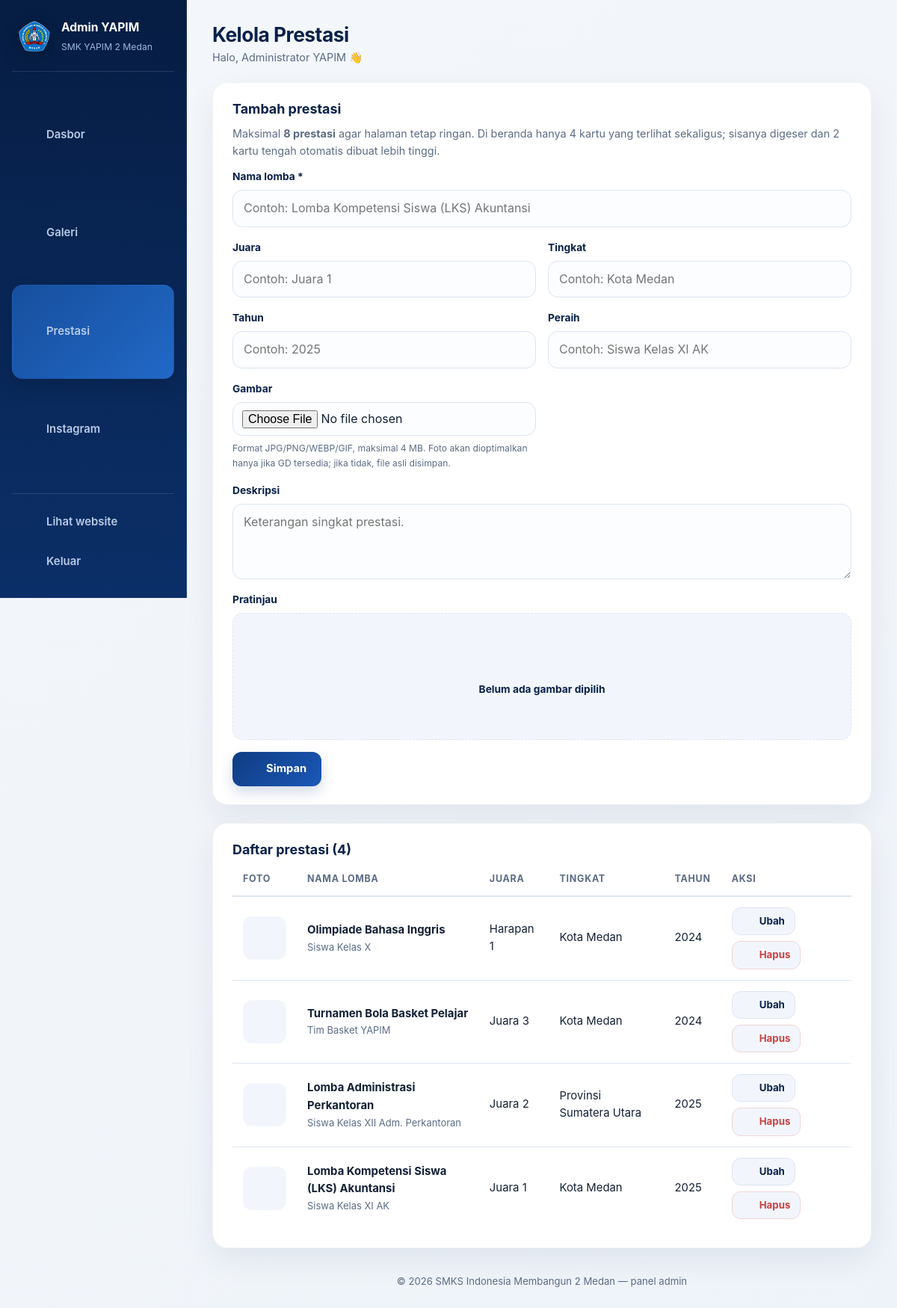
/admin/prestasi.php (signed in), run on the app's committed database.
### tables this page shows
CREATE TABLE `prestasi` (
  `id`         INT(11) NOT NULL AUTO_INCREMENT,
  `nama_lomba` VARCHAR(150) NOT NULL,
  `juara`      VARCHAR(80)  DEFAULT NULL,
  `tingkat`    VARCHAR(80)  DEFAULT NULL,
  `tahun`      VARCHAR(10)  DEFAULT NULL,
  `peraih`     VARCHAR(150) DEFAULT NULL,
  `deskripsi`  TEXT         DEFAULT NULL,
  `gambar`     VARCHAR(255) NOT NULL,
  `created_at` TIMESTAMP NOT NULL DEFAULT CURRENT_TIMESTAMP,
  PRIMARY KEY (`id`)
);

### config/koneksi.php (called while the page is built, shortened)
<?php
function e($teks)
{
    return htmlspecialchars((string)$teks, ENT_QUOTES, 'UTF-8');
}
function ambilSemua(PDO $pdo, $sql, $params = [])
{
    $stmt = $pdo->prepare($sql);
    $stmt->execute($params);
    return $stmt->fetchAll();
}

### admin/auth.php (called while the page is built, shortened)
<?php
require_once __DIR__ . '/../config/koneksi.php';
require_once __DIR__ . '/../includes/ikon.php';
function gambarAdmin($nama, $folder)
{
    return '';
}

### admin/prestasi.php (the view, shortened to what this page needs)
<?php
require_once __DIR__ . '/auth.php';
$folder = 'prestasi';
$batasPrestasi = 8;
$ubah = null;
$data = ambilSemua($pdo, "SELECT * FROM prestasi ORDER BY id DESC");
require __DIR__ . '/inc/atas.php';
?>
<div class="panel" id="form">
  <div class="panel__kepala">
    <h2><?= $ubah ? 'Ubah prestasi' : 'Tambah prestasi' ?></h2>
  </div>
  <p class="panel__ket">Maksimal <b><?= $batasPrestasi ?> prestasi</b> agar halaman tetap ringan. Di beranda hanya 4 kartu yang terlihat sekaligus; sisanya digeser dan 2 kartu tengah otomatis dibuat lebih tinggi.</p>
  <form method="post" enctype="multipart/form-data" class="form form--grid">
    <label class="form__baris form__baris--lebar">
      <span>Nama lomba *</span>
      <input type="text" name="nama_lomba" required value="<?= e($ubah['nama_lomba'] ?? '') ?>" placeholder="Contoh: Lomba Kompetensi Siswa (LKS) Akuntansi">
    </label>
    <label class="form__baris">
      <span>Juara</span>
      <input type="text" name="juara" value="<?= e($ubah['juara'] ?? '') ?>" placeholder="Contoh: Juara 1">
    </label>
    <label class="form__baris">
      <span>Tingkat</span>
      <input type="text" name="tingkat" value="<?= e($ubah['tingkat'] ?? '') ?>" placeholder="Contoh: Kota Medan">
    </label>
    <label class="form__baris">
      <span>Tahun</span>
      <input type="text" name="tahun" value="<?= e($ubah['tahun'] ?? '') ?>" placeholder="Contoh: 2025">
    </label>
    <label class="form__baris">
      <span>Peraih</span>
      <input type="text" name="peraih" value="<?= e($ubah['peraih'] ?? '') ?>" placeholder="Contoh: Siswa Kelas XI AK">
    </label>
    <label class="form__baris">
      <span>Gambar <?= $ubah ? '(kosongkan kalau tidak diganti)' : '' ?></span>
      <input type="file" name="gambar" accept="image/*" data-pratinjau="pratinjauPrestasi" data-maks-mb="4">
      <small class="form__hint">Format JPG/PNG/WEBP/GIF, maksimal 4 MB. Foto akan dioptimalkan hanya jika GD tersedia; jika tidak, file asli disimpan.</small>
    </label>
    <label class="form__baris form__baris--lebar">
      <span>Deskripsi</span>
      <textarea name="deskripsi" rows="3" placeholder="Keterangan singkat prestasi."><?= e($ubah['deskripsi'] ?? '') ?></textarea>
    </label>
    <div class="form__baris form__baris--lebar">
      <span>Pratinjau</span>
      <div class="pratinjau" id="pratinjauPrestasi">
        <?php $imgUbah = $ubah ? gambarAdmin($ubah['gambar'], $folder) : ''; ?>
        <?php if ($imgUbah): ?>
          <img src="<?= e($imgUbah) ?>" alt="Pratinjau">
        <?php else: ?>
          <span class="pratinjau__kosong"><?= ikon('prestasi', 26) ?> Belum ada gambar dipilih</span>
        <?php endif; ?>
      </div>
    </div>
    <div class="form__aksi form__baris--lebar">
      <button class="tbl tbl--utama" type="submit"><?= ikon('plus', 17) ?> <?= $ubah ? 'Simpan perubahan' : 'Simpan' ?></button>
    </div>
  </form>
</div>
<div class="panel">
  <div class="panel__kepala">
    <h2>Daftar prestasi (<?= count($data) ?>)</h2>
  </div>
  <?php if (empty($data)): ?>
    <p class="hampa">Belum ada prestasi. Tambahkan lewat formulir di atas.</p>
  <?php else: ?>
  <div class="tabel-gulir">
    <table class="tabel">
      <thead>
        <tr><th>Foto</th><th>Nama lomba</th><th>Juara</th><th>Tingkat</th><th>Tahun</th><th>Aksi</th></tr>
      </thead>
      <tbody>
        <?php foreach ($data as $d): $img = gambarAdmin($d['gambar'], $folder); ?>
        <tr>
          <td><span class="mini-foto mini-foto--besar"><?= $img ? '<img src="' . e($img) . '" alt="">' : ikon('prestasi', 20) ?></span></td>
          <td>
            <b><?= e($d['nama_lomba']) ?></b>
            <?php if ($d['peraih']): ?><small class="sel-ket"><?= e($d['peraih']) ?></small><?php endif; ?>
          </td>
          <td><?= e($d['juara']) ?></td>
          <td><?= e($d['tingkat']) ?></td>
          <td><?= e($d['tahun']) ?></td>
          <td>
            <div class="aksi">
              <a class="tbl tbl--kecil" href="prestasi.php?ubah=<?= (int)$d['id'] ?>#form"><?= ikon('pensil', 15) ?> Ubah</a>
              <form method="post" data-konfirmasi="Hapus prestasi ini?">
                <button class="tbl tbl--kecil tbl--merah" type="submit"><?= ikon('hapus', 15) ?> Hapus</button>
              </form>
            </div>
          </td>
        </tr>
        <?php endforeach; ?>
      </tbody>
    </table>
  </div>
  <?php endif; ?>
</div>
<?php require __DIR__ . '/inc/bawah.php'; ?>

### includes/ikon.php (shortened to what this page needs)
<?php
function ikon($nama, $ukuran = 20)
{
    $isi = isset($p[$nama]) ? $p[$nama] : $p['beranda'];
    return '<svg class="ikon" width="' . (int)$ukuran . '" height="' . (int)$ukuran . '" viewBox="0 0 24 24" '
         . 'fill="none" stroke="currentColor" stroke-width="1.7" stroke-linecap="round" '
         . 'stroke-linejoin="round" aria-hidden="true">' . $isi . '</svg>';
}

### assets/css/admin.css (style rules this page uses)
:root { --biru-tua:#08214a; --biru:#0f3c82; --biru-muda:#1b58b8; --emas:#f5b301; --krem:#f2f6fc; --abu:#5b6b85; --garis:#dde5f1; --hitam:#132036; --merah:#c94141; --hijau:#1f9d6b; --radius:16px; --bayang:0 12px 30px rgba(8,33,74,.09); --transisi:.25s ease; }
*,*::before,*::after { box-sizing:border-box }
body { margin:0;background:var(--krem);color:var(--hitam); font-family:"Segoe UI",Roboto,"Helvetica Neue",Arial,sans-serif;line-height:1.6; }
a { color:inherit;text-decoration:none }
h1,h2,h3 { margin:0;line-height:1.25 }
p { margin:0 0 .8em }
button { font:inherit;cursor:pointer;border:0;background:none;color:inherit }
.ikon { flex:0 0 auto }
.samping__tautan .ikon { color:var(--emas) }
.samping__tautan.aktif .ikon { color:#fff }
.panel { background:#fff;border-radius:var(--radius);padding:24px 26px;box-shadow:var(--bayang);margin-bottom:24px }
.panel__kepala { display:flex;justify-content:space-between;align-items:center;gap:14px;margin-bottom:18px;flex-wrap:wrap }
.panel__kepala h2 { font-size:1.12rem;color:var(--biru-tua) }
.panel__ket { color:var(--abu);font-size:.9rem;margin-top:-8px }
.mini-foto { display:grid;place-items:center;width:44px;height:44px;border-radius:12px;overflow:hidden; background:var(--krem);color:var(--biru-muda);flex:0 0 auto; }
.mini-foto--besar { width:58px;height:58px }
.form { display:grid;gap:16px }
.form--grid { grid-template-columns:repeat(2,minmax(0,1fr)) }
.form__baris { display:grid;gap:7px }
.form__baris--lebar { grid-column:1/-1 }
.form__baris span { font-size:.86rem;font-weight:700;color:var(--biru-tua) }
.form__hint { font-size:.76rem;color:var(--abu);font-weight:400 }
.form__baris input,.form__baris textarea,.form__baris select { width:100%;padding:11px 14px;border:1.6px solid var(--garis);border-radius:11px; font:inherit;color:var(--hitam);background:#fff;transition:border-color var(--transisi),box-shadow var(--transisi); }
.form__baris textarea { resize:vertical }
.form__baris input[type=file] { padding:9px 12px;background:var(--krem);cursor:pointer }
.form__aksi { display:flex;gap:12px;flex-wrap:wrap }
.pratinjau { display:grid;place-items:center;min-height:170px;border-radius:14px;overflow:hidden; background:var(--krem);border:1.6px dashed var(--garis); }
.pratinjau__kosong { display:flex;flex-direction:column;align-items:center;gap:8px;color:var(--abu);font-size:.88rem }
.tbl { display:inline-flex;align-items:center;justify-content:center;gap:8px; padding:11px 20px;border-radius:11px;font-weight:700;font-size:.92rem; background:var(--krem);color:var(--biru-tua); transition:background var(--transisi),color var(--transisi),transform var(--transisi); }
.tbl--utama { background:var(--biru);color:#fff }
.tbl--kecil { padding:7px 13px;font-size:.83rem;border:1.4px solid var(--garis) }
.tbl--merah { color:var(--merah);border-color:#f1d4d4 }
.tabel-gulir { overflow-x:auto }
.tabel { width:100%;border-collapse:collapse;min-width:720px }
.tabel th { text-align:left;font-size:.78rem;letter-spacing:.06em;text-transform:uppercase; color:var(--abu);padding:0 14px 12px;border-bottom:2px solid var(--garis); }
.tabel td { padding:14px;border-bottom:1px solid var(--garis);vertical-align:middle;font-size:.93rem }
.tabel tr:last-child td { border-bottom:0 }
.tabel tbody tr { transition:background var(--transisi) }
.sel-ket { display:block;color:var(--abu);font-size:.81rem;max-width:42ch }
.aksi { display:flex;gap:8px;flex-wrap:wrap }
.aksi form { margin:0 }
body.admin-elegan { background:linear-gradient(145deg,#f4f7fb,#eef3f9);font-family:"Inter","Segoe UI",Roboto,Arial,sans-serif }
.admin-elegan .panel { border:1px solid rgba(8,33,74,.06);box-shadow:0 16px 40px rgba(8,33,74,.07);border-radius:20px }
.admin-elegan .tbl { border-radius:12px }
.admin-elegan .tbl--utama { background:linear-gradient(135deg,#0f3c82,#1b58b8);box-shadow:0 8px 18px rgba(15,60,130,.18) }
.admin-elegan .form__baris input,.admin-elegan .form__baris textarea,.admin-elegan .form__baris select { border-radius:13px;background:#fbfdff }

### data on the page
prestasi: $ukuran 20 (drawn), nama_lomba "Olimpiade Bahasa Inggris", peraih "Siswa Kelas X", juara "Harapan 1", tingkat "Kota Medan", tahun "2024"
prestasi: $ukuran 20 (drawn), nama_lomba "Turnamen Bola Basket Pelajar", peraih "Tim Basket YAPIM", juara "Juara 3", tingkat "Kota Medan", tahun "2024"
prestasi: $ukuran 20 (drawn), nama_lomba "Lomba Administrasi Perkantoran", peraih "Siswa Kelas XII Adm. Perkantoran", juara "Juara 2", tingkat "Provinsi Sumatera Utara", tahun "2025"
prestasi: $ukuran 20 (drawn), nama_lomba "Lomba Kompetensi Siswa (LKS) Akuntansi", peraih "Siswa Kelas XI AK", juara "Juara 1", tingkat "Kota Medan", tahun "2025"

### other printed values
$m['label'] "Dasbor"
$m['label'] "Galeri"
$m['label'] "Prestasi"
$m['label'] "Instagram"
$judul_admin "Kelola Prestasi"
$_SESSION['admin_nama'] "Administrator YAPIM"
$batasPrestasi "8"
count($data) "4"
